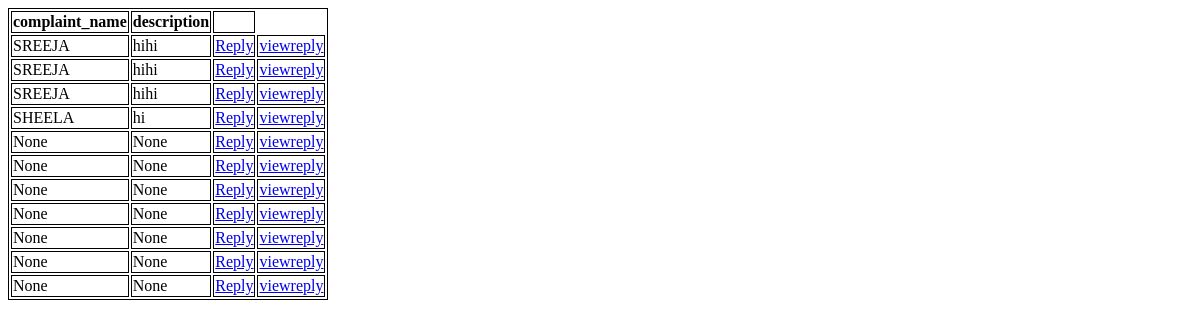
The app's page /teacherview, older data.
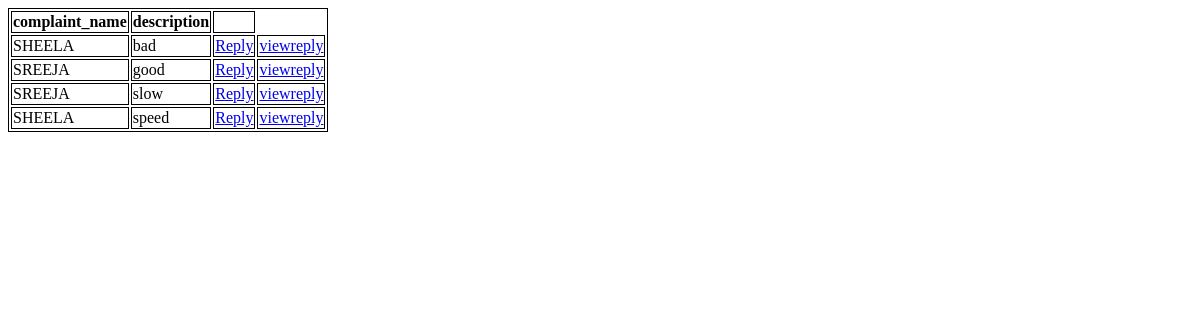
The same page, newer data.
### app/models.py (models this page shows, shortened)
class Complaints(models.Model):
    user_id=models.ForeignKey(Students,on_delete=models.CASCADE)
    complaint_name=models.CharField(max_length=50,null=True,blank=True)
    description=models.CharField(max_length=50,null=True,blank=True)
    reply=models.CharField(max_length=100,null=True,blank=True)

### app/views.py (the view)
# urls.py: path('teacherview',views.teacherview),
def teacherview(request):
    data=Complaints.objects.all()
    return render(request,'teacherview.html',{'data':data})

### templates/teacherview.html (shortened to what this page needs)
<!DOCTYPE html>
<html lang="en">
<head>
</head>
<body>
   <table>
    <tr>
        <th>complaint_name</th>
        <th>description</th>
        <th></th>
    </tr>
    {% for i in data %}
    <tr>
        <td>{{i.complaint_name}}</td>
        <td>{{i.description}}</td>
        <td><a href= 'reply'>Reply</a></td>
        <td><a href="viewreply">viewreply</a></td>
    </tr>
    {% endfor %}
   </table>
</body>
</html>

### templates/teacherview.html (style rules this page uses)
table,th,td { border: 1px solid black; }

Row changes from the older to the newer data that the page shows:
removed Complaints: complaint_name "None", description "None"
removed Complaints: complaint_name "None", description "None"
removed Complaints: complaint_name "None", description "None"
removed Complaints: complaint_name "None", description "None"
removed Complaints: complaint_name "None", description "None"
removed Complaints: complaint_name "None", description "None"
removed Complaints: complaint_name "None", description "None"
changed Complaints: complaint_name "SREEJA" → "SHEELA"; description "hihi" → "bad"
changed Complaints: description "hihi" → "good"
changed Complaints: description "hihi" → "slow"
changed Complaints: description "hi" → "speed"
